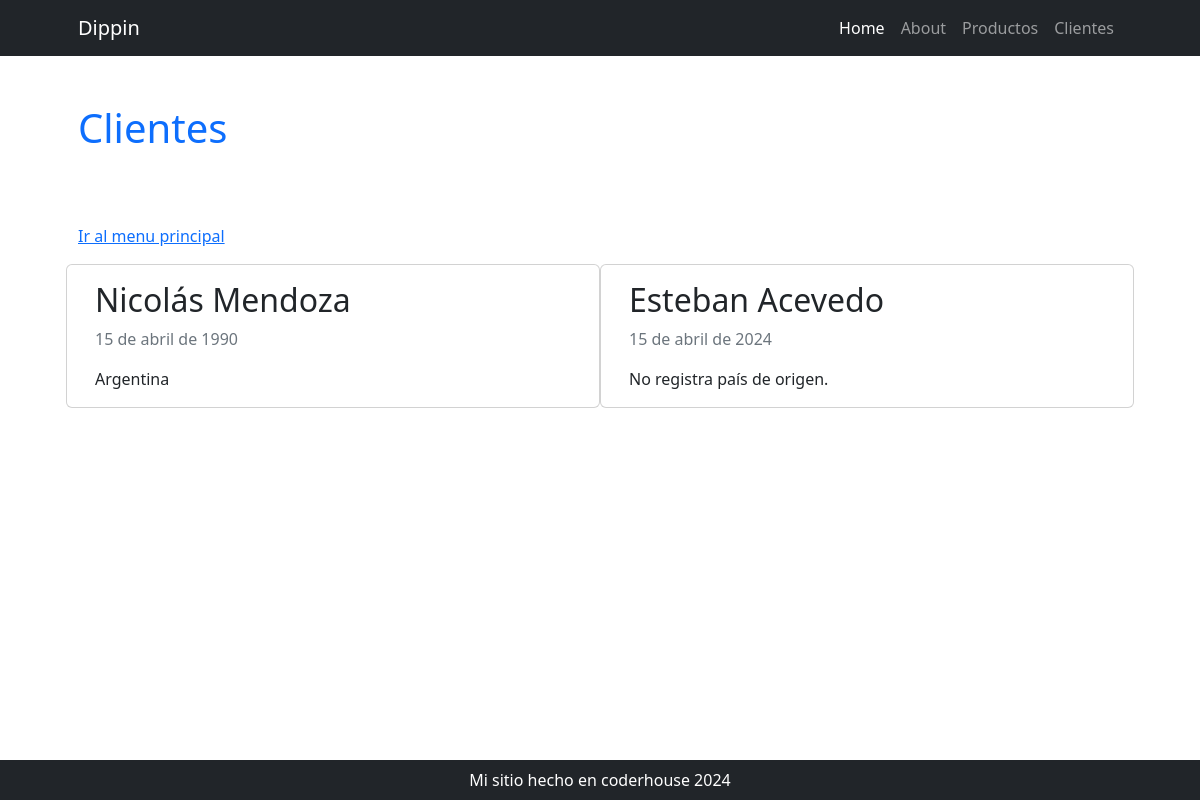
/cliente/home/, run on an earlier commit of the app's database.
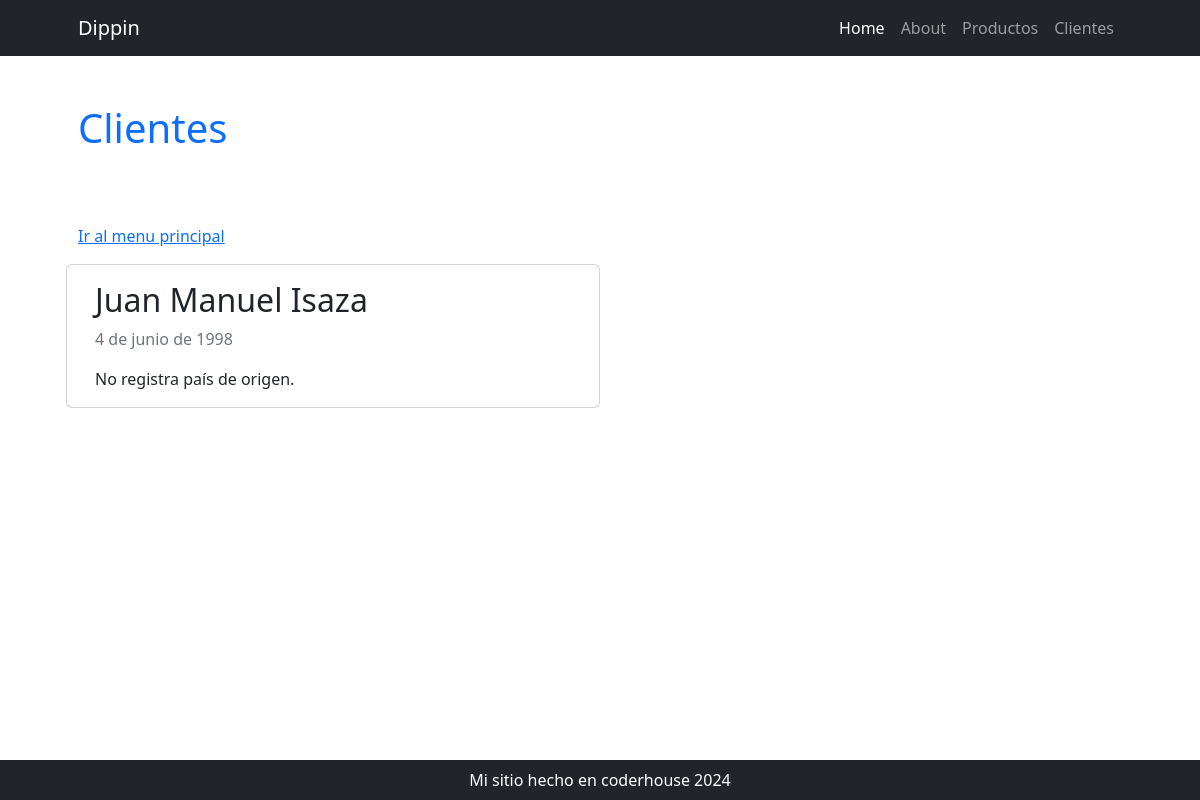
And on a later commit of the database.
### cliente/models.py (models this page shows, shortened)
class Cliente(models.Model):
    nombre = models.CharField(max_length=50)
    apellido = models.CharField(max_length=50)
    nacimiento = models.DateField(null=True)
    pais_origen_id = models.ForeignKey(Pais, on_delete=models.SET_NULL, blank=True, null=True, verbose_name="pais de origen")

class Pais(models.Model):
    nombre = models.CharField(max_length=50, verbose_name="pais")
    def __str__(self):
        return self.nombre
    class Meta:
        verbose_name_plural = "paises"

### cliente/views.py (the view)
# urls.py: path("home/", views.home, name="home"),
def home(request):
    consulta_clientes = models.Cliente.objects.all()
    context = {"clientes":consulta_clientes}
    return render(request, "cliente/index.html", context)

### cliente/templates/cliente/index.html (shortened to what this page needs)
{% extends 'core/base.html' %}
    {% block titulo %}
        {% include 'core/components/titulo1.html' with titulo="Clientes" %}
    {% endblock titulo %}
    {% block contenido %}
    <a href="{% url 'core:home' %}">Ir al menu principal</a>
    <div class="row row-cols-1 row-cols-md-2 ">
            {% for cliente in clientes %}
                <div class="card my-3">
                    <div class="card-body">
                        <h2 class="card-title">{{ cliente.nombre }} {{ cliente.apellido }}</h2>
                        <p class="card-text text-muted ">{{ cliente.nacimiento }}</p>
                        {% if cliente.pais_origen_id %}
                            <p class="card-text">{{ cliente.pais_origen_id }}</p>
                        {% else %}
                            <p class="card-text">No registra país de origen.</p>
                        {% endif %}
                    </div>
                </div>
            {% endfor %}
        </div>
    </div>
    {% endblock contenido %}

### core/templates/core/base.html (shortened to what this page needs)
{% load static %}
<!DOCTYPE html>
<html lang="es">
    <head>
        <link href="{% static 'core/css/styles.css' %}" rel="stylesheet" />
    </head>
    <body>
        {% include 'core/components/navbar.html' %}
        <div class="container px-4 px-lg-5">
            {% block titulo %}{% endblock titulo %}
            {% block contenido %}
            {% endblock contenido %}
        {% include 'core/components/footer.html' %}
    </body>
</html>

### core/templates/core/components/navbar.html (shortened to what this page needs)
 <nav class="navbar navbar-expand-lg navbar-dark bg-dark">
    <div class="container px-5">
        <a class="navbar-brand" href="#!">Dippin</a>
        <div class="collapse navbar-collapse" id="navbarSupportedContent">
            <ul class="navbar-nav ms-auto mb-2 mb-lg-0">
                <li class="nav-item"><a class="nav-link active" aria-current="page" href="{% url 'core:home' %}">Home</a></li>
                <li class="nav-item"><a class="nav-link" href="#!">About</a></li>
                <li class="nav-item"><a class="nav-link" href="{% url 'producto:home' %}">Productos</a></li>
                <li class="nav-item"><a class="nav-link" href="{% url 'cliente:home' %}">Clientes</a></li>
            </ul>
        </div>
    </div>
</nav>

### core/templates/core/components/titulo1.html
<div class="row align-items-center my-5">
    <h1 class="pb-lg-3 text-primary">
        {{titulo}}
    </h1>
</div>

### core/templates/core/components/footer.html
<footer class="py-2 bg-dark fixed-bottom ">
    <div class="container px-4 px-lg-5"><p class="m-0 text-center text-white">Mi sitio hecho en coderhouse 2024</p></div>
</footer>

What changed in the data, as far as the page shows it:
removed Cliente: nombre "Nicolás", apellido "Mendoza", nacimiento "15 de abril de 1990", pais_origen_id "Argentina"
removed Cliente: nombre "Esteban", apellido "Acevedo", nacimiento "15 de abril de 2024", shows "No registra país de origen."
added Cliente: nombre "Juan Manuel", apellido "Isaza", nacimiento "4 de junio de 1998", shows "No registra país de origen."
